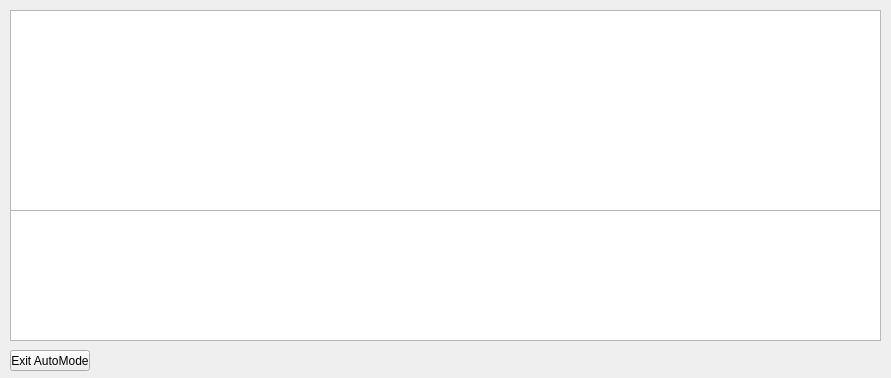
<?xml version="1.0" encoding="UTF-8"?>
<ui version="4.0">
 <class>FormAutoMode</class>
 <widget class="QWidget" name="FormAutoMode">
  <property name="geometry">
   <rect>
    <x>0</x>
    <y>0</y>
    <width>891</width>
    <height>378</height>
   </rect>
  </property>
  <property name="windowTitle">
   <string>Form</string>
  </property>
  <widget class="QTableView" name="tableMod1">
   <property name="geometry">
    <rect>
     <x>10</x>
     <y>10</y>
     <width>871</width>
     <height>201</height>
    </rect>
   </property>
  </widget>
  <widget class="QPushButton" name="pushButton">
   <property name="geometry">
    <rect>
     <x>10</x>
     <y>350</y>
     <width>80</width>
     <height>21</height>
    </rect>
   </property>
   <property name="text">
    <string>Exit AutoMode</string>
   </property>
  </widget>
  <widget class="QTableView" name="tableMod2">
   <property name="geometry">
    <rect>
     <x>10</x>
     <y>210</y>
     <width>871</width>
     <height>131</height>
    </rect>
   </property>
  </widget>
 </widget>
 <resources/>
 <connections/>
</ui>
